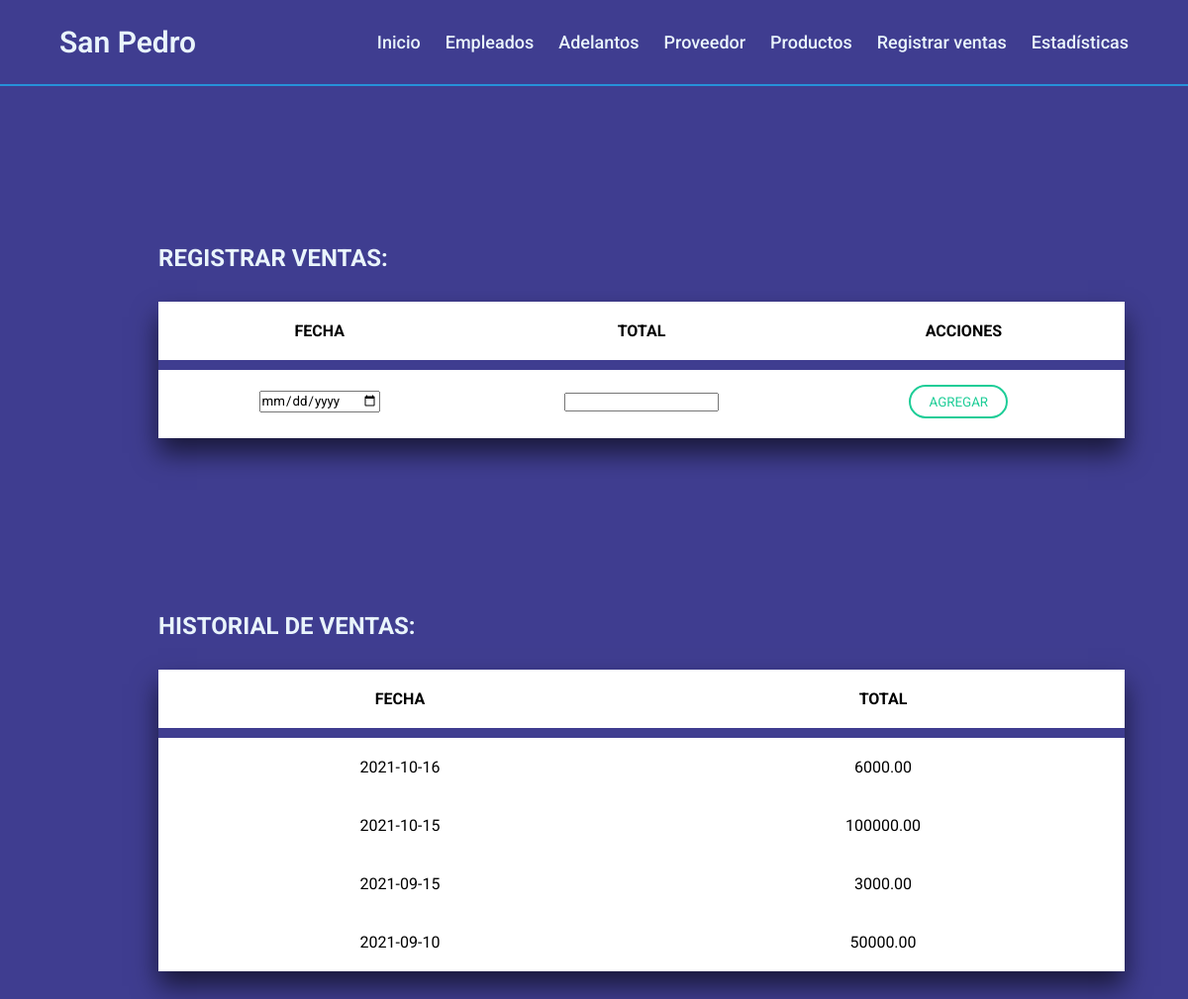
The app's page /controllers/ListaVentas.php (signed in) with its own data.
### tables this page shows
CREATE TABLE `codigo_venta` (
  `codigo_venta` int(10) UNSIGNED NOT NULL,
  `fecha` date NOT NULL,
  `cantidad` decimal(10,2) UNSIGNED NOT NULL,
  `codigo_producto` int(10) UNSIGNED NOT NULL
);

### fw/view.php (called while the page is built)
<?php
abstract class view {
	public function render (){
		include '../html/' . get_class($this) . '.php';
	}
}

### controllers/ListaVentas.php (called while the page is built, shortened)
<?php
require '../views/ventas.php';
	$ven = new venta ();
	if(count($_POST) > 0){
		$ven->AgregarVenta($_POST['fecha'], $_POST['total']);
		header('location: ../controllers/ListaVentas.php');
	}
	else{
		$v = new ventas();
		$v->vendido = $ven->GetVentas();
	}
	$v->render();

### fw/Database.php (called while the page is built, shortened)
<?php
class Database
{
    private $cn;
    private $res;
    private static $instance = false;
    public static function getInstance()
    {
        if (!self::$instance) self::$instance = new Database();
        return self::$instance;
    }
    private function connect()
    {
        $this->cn = mysqli_connect("localhost", "root", "", "san pedro");
        $this->cn->set_charset('utf8');
    }
    public function query($q)
    {
        $this->res = mysqli_query($this->cn, $q);
    }
    public function fetch()
    {
        return mysqli_fetch_assoc($this->res);
    }
    public function fetchAll()
    {
        $aux = array();
        while ($fila = $this->fetch()) $aux[] = $fila;
        return $aux;
    }
}

### fw/model.php (called while the page is built, shortened)
<?php
abstract class model {
	public function __construct(){
		$this->db = Database::getInstance();
	}
}

### models/venta.php (called while the page is built, shortened)
<?php
class venta extends model {
		public function GetVentas(){
			$this->db->query("SELECT *
								FROM codigo_venta ");
			return $this->db->fetchAll();
		}
}

### html/ventas.php (the view, shortened to what this page needs)
<!DOCTYPE html>
<html lang="en">
<head>
    <?php
    require '../html/Partials/Head.php';
    ?>
</head>
<body>
    <?php
    require '../html/Partials/Navbar.php';
    ?>
    <div class="Divcontainer" id="Divcontainer">
        <h2 class="h2Initial">REGISTRAR VENTAS:</h2>
        <form action="" method="post" id="product-form">
            <table>
                <tr>
                    <th>FECHA</th>
                    <th>TOTAL</th>
                    <th>ACCIONES</th>
                </tr>
                <tr>
                <tr>
                    <td><input type="date" name="fecha" id="fecha" value=""></td>
                    <td><input type="number" name="total" id="total" value=""></td>
                    <td><button type="submit" value="AGREGAR" class="btn-modificar" id="btn-limpiar" onclick="agregarVenta()">AGREGAR</button></td>
                </tr>
                </tr>
            </table>
        </form>
    </div>
    <div id="product-list" class="Divcontainer">
        <h2 class="h2Initial">HISTORIAL DE VENTAS:</h2>
        <table>
            <tr>
                <th>FECHA</th>
                <th>TOTAL</th>
            </tr>
            <?php foreach ($this->vendido as $v) { ?>
                <tr>
                    <td><?= htmlentities($v['fecha']) ?></td>
                    <td><?= htmlentities($v['cantidad']) ?></td>
                </tr>
            <?php } ?>
        </table>
    </div>
</body>
</html>

### html/css/style.css (style rules this page uses)
:root { --first-color: #3f3d90; --second-color: #2691d9; --third-color: #e9f4fb; --btn-modificar: #1ecd97; --btn-eliminar: #dd0d0d; }
* { margin: 0; padding: 0; box-sizing: border-box; font-family: "Roboto", sans-serif; }
body { background: var(--first-color); }
.Divcontainer { margin: 9rem; padding: 1rem; width: 84%; text-align: center; }
.Divcontainer h2 { color: var(--third-color); text-align: center; padding-bottom: 30px; }
table { table-layout: fixed; width: 100%; border-collapse: collapse; background-color: white; box-shadow: 0 15px 25px rgb(0 0 0 / 60%); }
th { border-bottom: 10px solid var(--first-color); }
th, td { padding: 20px; }
.btn-modificar { outline: none; height: 34px; text-align: center; width: 100px; border-radius: 40px; background: #fff; border: 2px solid var(--btn-modificar); color: var(--btn-modificar); text-shadow: 0; cursor: pointer; transition: all 0.25s ease; margin-right: 10px; }
.h2Initial { text-align: initial !important; }

### html/css/media.css (style rules this page uses)
:root { --first-color: #3f3d90; --second-color: #2691d9; --third-color: #e9f4fb; }

### records on screen
codigo_venta: fecha "2021-10-16", cantidad "6000.00"
codigo_venta: fecha "2021-10-15", cantidad "100000.00"
codigo_venta: fecha "2021-09-15", cantidad "3000.00"
codigo_venta: fecha "2021-09-10", cantidad "50000.00"
